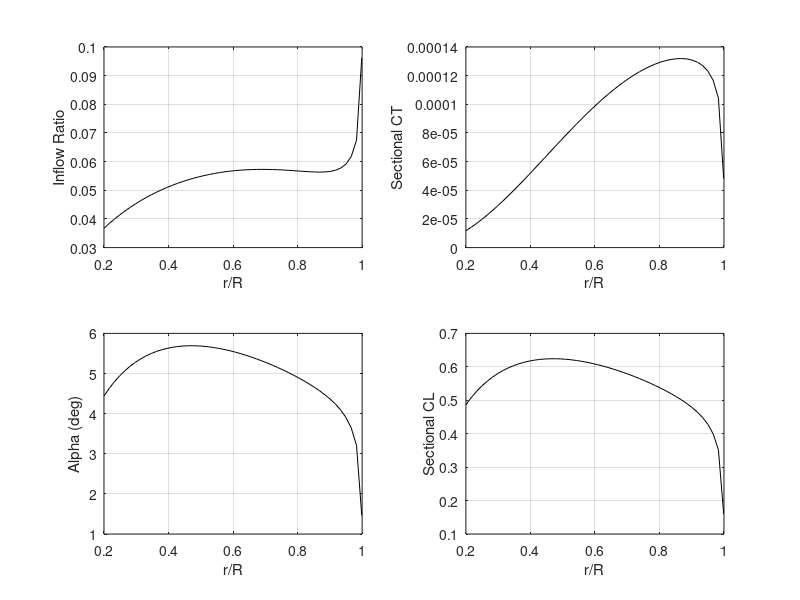

Recreate this plot in MATLAB.
clear; clc; clf;

% With collective ONLY
% Axial flight condition

isCustomInput = false;

if isCustomInput
  customInput;
else

  % Rotor parameters
  R = 0.518;                % in m
  Nb = 2;                    % blade number
  Om_rpm = 3000;             % in rpm
  vel_climb = 2.0;          % in m/s

  CLa = 2*pi;         % d_Cl/d_alpha in radians
  alpha0_deg = 0.0;

  % Selective parameters
  % *** COMMENT OUT UNUSED VARIABLES ***
  % -- AR or chord --
  % AR = 6;                % Aspect ratio
  % c = 0;
  cByR_dist = [  % as a two-col matrix [r/R  c/R]
    0.2	0.116
    0.3	0.109
    0.4	0.101
    0.5	0.094
    0.6	0.087
    0.7	0.080
    0.8	0.072
    0.9	0.065
    1.0	0.058
    ];
  % -- theta distribution or constant angle --
  % theta_deg = 8;
  theta_deg_dist = [  % as a two-col matrix [r/R theta]
    0.2	14.97
    0.3	13.97
    0.4	12.97
    0.5	11.97
    0.6	10.97
    0.7	9.97
    0.8	8.97
    0.9	7.97
    1.0	6.97
    ]; 
  % ------

  % Environment parameters
  rho = 0.022;                % in kg/m3

  % Solver parameters 
  nx = 50;                  % No. of stations along blade

  % Feature switches
  spacing_switch = 1;       % [1]Equispaced [2]Cosine [3]aTan
  prandtlTipLoss_switch = 1;

  % For accounting tip loss
  % (change accordingly when prandtlTipLoss_switch is 0)
  root_cut = 0.20;            % r/R
  tip_cut = 0.999;             % r/R
end

% Spacing blade stations
switch spacing_switch
  case 1
    % Equi-spaced
    r_bar = linspace(root_cut,tip_cut,nx);
    dr_bar = (r_bar(2)-r_bar(1))*ones(size(r_bar));

  case 2
    % Cosine spaced
    theta_cosine=linspace(0,pi,nx);
    r_bar = R*0.5-R*0.5*cos(theta_cosine);
    dr_bar=r_bar(2:end)-r_bar(1:end-1);
    dr_bar=[dr_bar 0];

  case 3
    % atan spaced
    x_spacing=linspace(tan(-1),tan(1),nx);
    r_bar=R*0.5+R*0.5*atan(x_spacing);
    dr_bar=r_bar(2:end)-r_bar(1:end-1);
    dr_bar=[dr_bar 0];
end

% Calculated Rotor Parameters
if (exist('AR') == 1)
  c = ones(1, nx) * R/AR;
elseif (exist('c') == 1) 
  c = ones(1, nx) * c;
elseif (exist('cByR_dist') == 1)
  cByR_poly = polyfit(cByR_dist(:, 1), cByR_dist(:, 2), 4);
  cByR = polyval(cByR_poly, r_bar);
  c = cByR*R;
end

if (exist('theta_deg') == 1)
  theta_deg = theta_deg*ones(1,nx);
elseif (exist('theta_deg_dist') == 1)
  theta_poly = polyfit(theta_deg_dist(:, 1), theta_deg_dist(:, 2), 4);
  theta_deg = polyval(theta_poly, r_bar);
  plot(theta_deg_dist(:,1), theta_deg_dist(:,2), 'bo'); hold on;
  plot(r_bar, theta_deg,'r-'); hold off;
end
% disp('DBG')
% disp(polyval(theta_poly, 0.75))
% disp('DBG END')
% keyboard

alphaCamber = -1.0*alpha0_deg*pi/180.0;
theta = theta_deg*pi/180 + alphaCamber;  % Corrected for cambered airfoils
sol = Nb*c/(pi*R);
Om = Om_rpm*pi/30;        % in rad per sec
lam_climb = vel_climb/(R*Om);

% Inflow computation
switch prandtlTipLoss_switch

  case 0
    % Inflow ratio from BEMT
    const1 = sol*CLa/16; 
    const_climb = lam_climb*0.5;
    lam = -(const1-const_climb) ...
      + sqrt((const1-const_climb).^2+2*const1.*theta.*r_bar);
    phi=lam./r_bar;
    alf=theta-phi;
    prandtl_F = ones(size(r_bar));

  case 1
    prandtl_F = ones(size(r_bar));  % Initial value
    prandtl_residual = 1.0;
    const1 = sol*CLa/16; 
    const_climb = lam_climb*0.5;
    counter = 1;

    while ( (prandtl_residual>0.001) && (counter<21) )
      lam = -(const1./prandtl_F-const_climb) ...
        + sqrt((const1./prandtl_F-const_climb).^2 ...
        + 2*const1./prandtl_F.*theta.*r_bar);
      prandtl_Fsmall = 0.5*Nb*(1.0-r_bar)./lam;

      prandtl_F_prev = prandtl_F;
      prandtl_F = (2/pi)*acos(exp(-prandtl_Fsmall));
      prandtl_residual = abs(norm(prandtl_F-prandtl_F_prev));
      counter = counter+1;
    end

    if (counter==21)
      warning('Prandtl tip-loss factor failed to converge');
    end

    phi=lam./r_bar;
    alf=theta-phi;

end

% Using Momentum theory
ct_vec = prandtl_F.*4.*lam.*(lam-lam_climb).*r_bar.*dr_bar;
format long;
CT_MT = sum(ct_vec);

% Using BEMT
ct_vec = 0.5*sol*CLa.*dr_bar.*(r_bar.^2).*alf;
CT_BEMT = sum(ct_vec);

Thrust = CT_MT*(rho*pi*R*R*(R*Om)^2);

% Check between MT and BEMT
if (CT_MT-CT_BEMT)>eps
  warning('Warning: Discrepancy between CT calculated using BEMT and MT')
end

% Sectional lift distribution
cl_vec = 2.0*ct_vec/(c./R.*dr_bar);

% Results
% fprintf('\nColl. pitch (deg) = %d\n',theta_deg);
% fprintf('Solidity = %d\n\n',sol);
fprintf('CT = %12.6f\n',CT_BEMT);
fprintf('Thrust (N) = %d\n',Thrust);

% Generate plots
subplot(2,2,1);
plot(r_bar,lam,'k');
grid on;
xlabel('r/R');
ylabel('Inflow Ratio');

subplot(2,2,2);
plot(r_bar,ct_vec,'k');
grid on;
xlabel('r/R');
ylabel('Sectional CT');

subplot(2,2,3);
plot(r_bar,(alf-alphaCamber)*180/pi,'k');
grid on;
xlabel('r/R');
ylabel('Alpha (deg)');

subplot(2,2,4);
plot(r_bar,alf*CLa,'k');
grid on;
xlabel('r/R');
ylabel('Sectional CL');

% Write to file
% fid=fopen('Vz_OGE_BEMT.dat','w');
% fprintf(fid,'Variables = "r/R" "vz"\n');
% fprintf(fid,'Zone T= "Vz_OGE_BEMT"\n');
% dlmwrite('Vz_OGE_BEMT.dat',[r_bar'*R lam'*R*Om],'-append','delimiter',' ');
